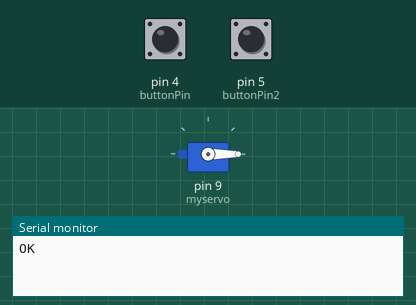
Simulated run of this sketch. Board: Arduino Uno, built with avr-gcc and run on an emulated ATmega328P. On the bench: servo, the last lines printed to the serial monitor. The test bench sets the inputs (shaded band); at power-on: pin 4 (buttonPin) HIGH, pin 5 (buttonPin2) HIGH.

Above: at 1.2 s.
1.3 s: pin 4 (buttonPin) pulled LOW for 0.15 s
At 2.3 s:
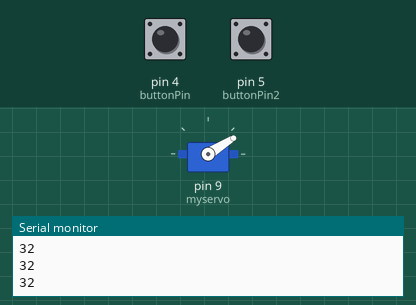
2.9 s: pin 5 (buttonPin2) pulled LOW for 0.15 s
At 3.5 s:
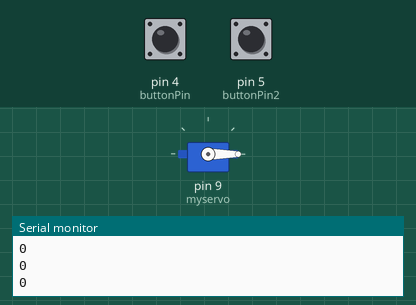
4.5 s: pin 4 (buttonPin) pulled LOW for 1 s
At 5.9 s:
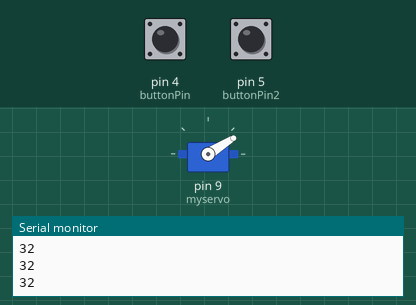
Timing chart, 0 to 7.5 s (numbered marks = the images above; inputs shaded):
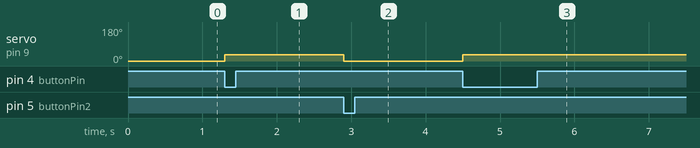

Measured:
- after the input at 1.3 s, servo on pin 9 (myservo): 0° → 32° at once
- after the input at 2.9 s, servo on pin 9 (myservo): 32° → 0° at once
- after the input at 4.5 s, servo on pin 9 (myservo): 0° → 32° at once

The sketch:

Servo.ino
```cpp
#include <Servo.h>

Servo myservo; // 建立Servo物件，控制伺服馬達
int buttonPin = 4;
int buttonPin2 = 5;
int buttonState = 0;
int buttonState2 = 0;
#include <SoftwareSerial.h>
SoftwareSerial BT(3,2);
char v;
void setup()
{
  Serial.begin(9600);
  pinMode(buttonPin, INPUT_PULLUP);
  pinMode(buttonPin2, INPUT_PULLUP);
  Serial.println("OK");
  BT.begin(9600);
  myservo.attach(9);
  myservo.write(0);// 連接數位腳位9，伺服馬達的訊號線
}

void loop()
{
  buttonState = digitalRead(buttonPin);
  buttonState2 = digitalRead(buttonPin2);
  if (BT.available()) {

    v = BT.read();
    Serial.println(v);
    if (v == '1') {
      // turn LED on:
      Serial.println(32);
      myservo.write(32);
      BT.print('A');

    }
    if (v == '0') {
      // turn LED on:
      Serial.println(0);
      myservo.write(0);

      BT.print('B');
    }
  }

  if (buttonState == 0) {
    // turn LED on:
    Serial.println(32);
    myservo.write(32);

  }
  if (buttonState2 == 0) {
    // turn LED on:
    Serial.println(0);
    myservo.write(0);

  }
}
```
